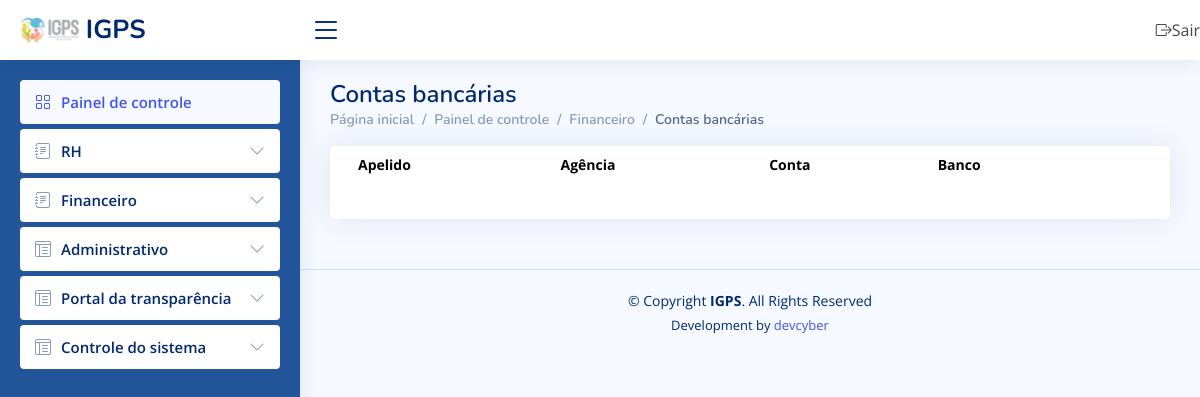
Page /contas_bancarias/ (signed in) on the earlier database version.
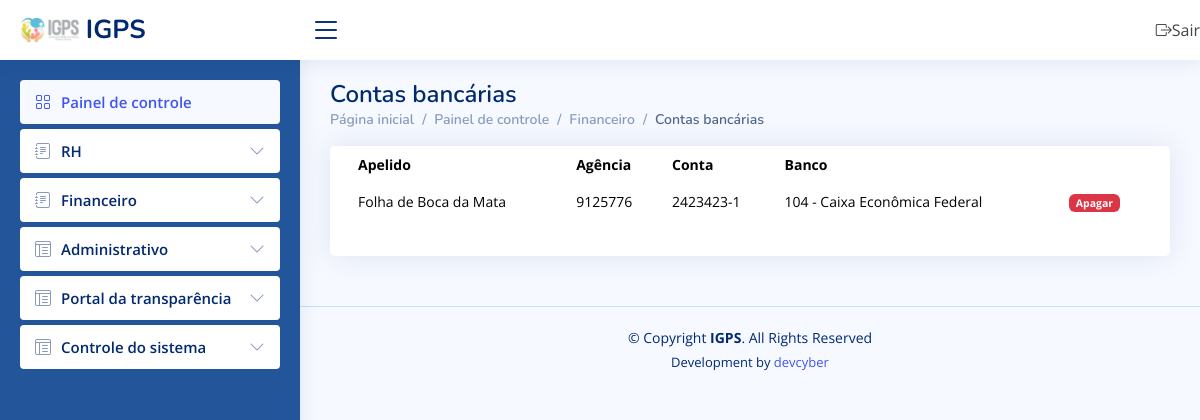
Same page on the later database version.
### corpo/models.py (models this page shows)
class ContaBancaria(models.Model):
    agencia = models.CharField(max_length=200)
    conta = models.CharField(max_length=200)
    banco = models.CharField(max_length=200)
    apelido = models.CharField(max_length=200)
    status = models.CharField(max_length=200)

### corpo/views.py (the view)
# urls.py: url(r'contas_bancarias/', views.contas_bancarias, name="contas_bancarias"),
@login_required
def contas_bancarias(request):
    localizar_ip = LocationService()
    resultado = localizar_ip.get_location(str(request.META.get('REMOTE_ADDR')))
    Logs(usuario=request.user, data_hora=datetime.now(), dados_post='', dados_pc_acesso=request.META.get('HTTP_USER_AGENT', ''), ip=request.META.get('REMOTE_ADDR'), tipo_acesso=request.method, pagina=request.path, endereco=resultado).save()
    return render(request, 'contas_bancarias.html', {'permissao': request.user.last_name, 'contas': ContaBancaria.objects.filter(status='').order_by('-id')})

### corpo/ip_to_endereco.py (called while the page is built)
    def get_location(self, ip_address):
        try:
            response = self.reader.city(ip_address)
            return str(response.city.name) + ', ' + str(response.subdivisions.most_specific.name) + ' - ' + str(response.country.name)
        except geoip2.errors.AddressNotFoundError:
            return "rastreamento sem exito"

### corpo/templates/contas_bancarias.html
{% extends 'painel.html' %}
{% block link %}
<h1>Contas bancárias</h1>
<nav>
<ol class="breadcrumb">
    <li class="breadcrumb-item"><a href="https://igps.net.br/painel/">Página inicial</a></li>
    <li class="breadcrumb-item">Painel de controle</li>
    <li class="breadcrumb-item">Financeiro</li>
    <li class="breadcrumb-item active">Contas bancárias</li>
</ol>
</nav>
{% endblock %}
{% block content %}
<div class="col-12">
  <div class="card recent-sales overflow-auto">
    <div class="card-body">
      <table class="table table-borderless datatable">
        <thead>
          <tr>
            <th scope="col">Apelido</th>
            <th scope="col">Agência</th>
            <th scope="col">Conta</th>
            <th scope="col">Banco</th>
            <th scope="col"></th>
          </tr>
        </thead>
        <tbody>
          {% for c in contas %}
          <tr>
            <td>{{ c.apelido }}</td>
            <td>{{ c.agencia }}</td>
            <td>{{ c.conta }}</td>
            <td>{{ c.banco }}</td>
            <td><a href="/deletar_conta_bancaria/{{ c.id }}/" class="badge bg-danger">Apagar</a></td>
          </tr>
          {% endfor %}
        </tbody>
      </table>
    </div>
  </div>
</div>
{% endblock %}

Differences in the rows shown:
added ContaBancaria: apelido "Folha de Boca da Mata", agencia "9125776", conta "2423423-1", banco "104 - Caixa Econômica Federal"
